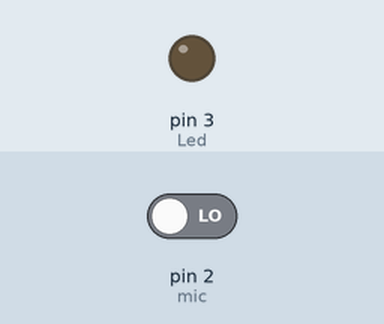
The sketch below on a simulated Arduino Uno, built with avr-gcc and run on an emulated ATmega328P. Shown: output pins drawn as LEDs (lit = HIGH). Dashed ring = blinking. Inputs (shaded band) come from the test bench; at power-on: pin 2 (mic) LOW.

Above: at 1.2 s.
1.3 s: pin 2 (mic) driven HIGH
At 1.7 s:
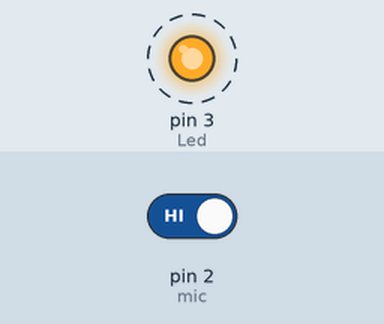
4.3 s: pin 2 (mic) driven LOW
At 5.2 s:
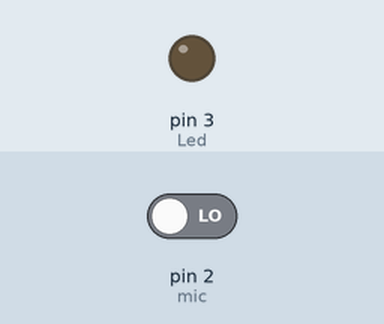
Timing chart, 0 to 7.3 s (numbered marks = the images above; inputs shaded):
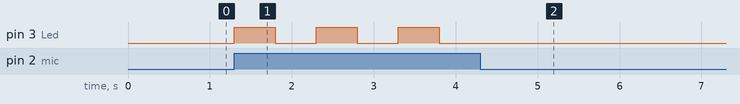

Measured:
- after the input at 1.3 s, pin 3 (Led): alternates HIGH for 0.50 s and LOW for 0.50 s, starting at once
- after the input at 4.3 s, pin 3 (Led): stops changing and stays LOW

The sketch:

mic.ino
```cpp
int mic =2;
int Led = 3;
int val;
int estado;
int nivel;


void setup() {
  pinMode(mic, INPUT);
  pinMode(Led, OUTPUT);
  Serial.begin (9600);

}

void loop() {
  val = digitalRead(mic);
  if ( val == HIGH){
    estado = digitalRead(Led);
    digitalWrite(Led, !estado);
    delay(500);
  }


}
```
